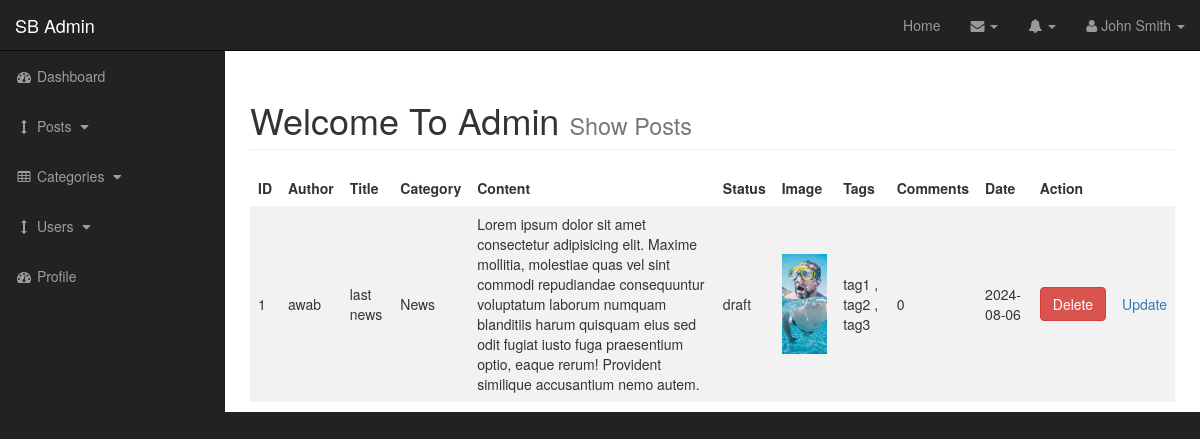
Before: /admin/posts/show.php with the older database file.
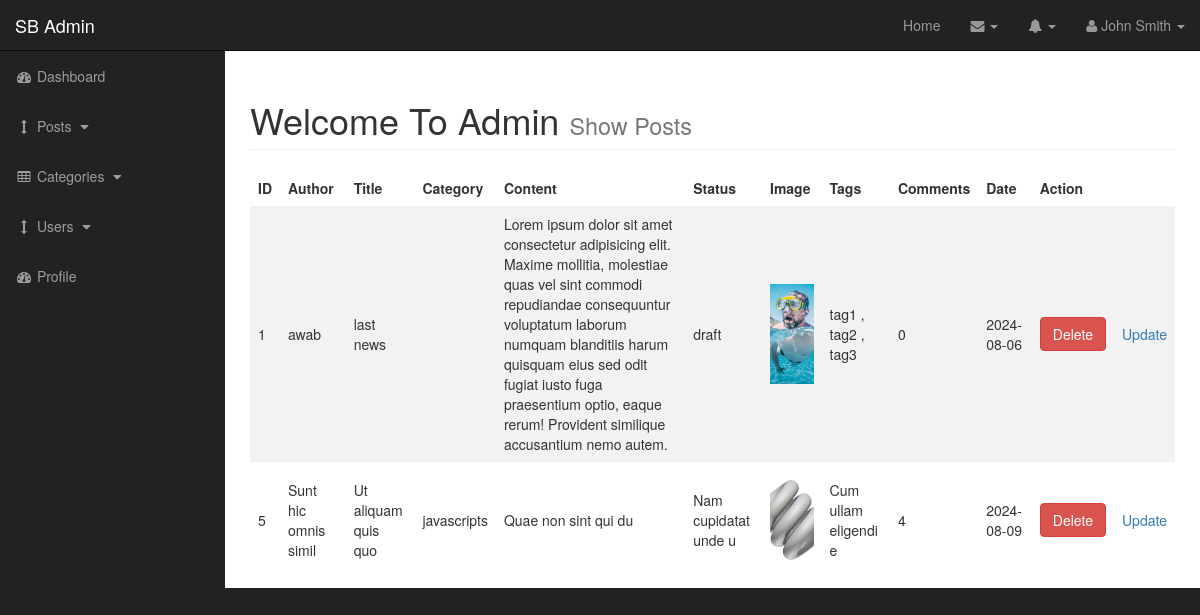
After: the same page with the newer database file.
### tables this page shows
CREATE TABLE `posts` (
  `post_id` int(3) NOT NULL,
  `post_cat_id` int(3) NOT NULL,
  `post_title` varchar(225) NOT NULL,
  `post_author` varchar(225) NOT NULL,
  `post_user` varchar(225) NOT NULL,
  `post_date` date NOT NULL,
  `post_image` text NOT NULL,
  `post_content` text NOT NULL,
  `post_tags` varchar(225) NOT NULL,
  `post_comment_count` int(11) NOT NULL,
  `post_status` varchar(225) NOT NULL DEFAULT 'draft',
  `post_views_count` int(11) NOT NULL
);

CREATE TABLE `category` (
  `cat_id` int(11) NOT NULL,
  `cat_title` varchar(255) NOT NULL
);

### admin/functions.php (the view, shortened to what this page needs)
<?php
function showAllPosts(){
    global  $connection ;
$query = "SELECT * FROM posts ";
$select_all_posts = mysqli_query($connection , $query);
while($all_posts = mysqli_fetch_assoc($select_all_posts)) : ?>
<tr>
    <td><?php echo $all_posts['post_id']; ?></td>
    <td><?php echo $all_posts['post_author']; ?></td>
    <td><?php echo $all_posts['post_title']; ?></td>
    <td><?php
     $post_cat_id = $all_posts['post_cat_id'];
     $query = "SELECT * FROM category";
     $select_categories = mysqli_query($connection, $query);
     while ($row = mysqli_fetch_assoc($select_categories)) {
         $cat_id = $row['cat_id'];
         $cat_title = $row['cat_title'];
         if ( $post_cat_id == $cat_id  ) {
             echo $cat_title;
           }
     }
 ?></td>
    <td><?php echo $all_posts['post_content']; ?></td>
    <td><?php echo $all_posts['post_status']; ?></td>
    <td>
        <img style="width: 100px; height: 100px; object-fit: cover; " class="img-responsive"
            src="../..//images/<?= $all_posts['post_image'] ?>" alt="" />
    </td>
    <td><?php echo $all_posts['post_tags']; ?></td>
    <td><?php echo $all_posts['post_comment_count']; ?></td>
    <td><?php echo $all_posts['post_date']; ?></td>
    <td><a href="show.php?delete=<?php echo $all_posts['post_id']; ?>" class="btn btn-danger">Delete
    </td>
    <td>
        <a href="edit.php?edit=<?php echo $all_posts['post_id'];?>"> Update </a>
    </td>
</tr>
<?php endwhile;
}
?>

### admin/header.php (shortened to what this page needs)
<?php
include 'includes/db.php';
include 'functions.php';
?>
<!DOCTYPE html>
<html lang="en">
<head>
    <link href="<?php echo BASE_URL; ?>/admin/css/bootstrap.min.css" rel="stylesheet">
    <link href="<?php echo BASE_URL; ?>/admin/css/sb-admin.css" rel="stylesheet">
    <link href="<?php echo BASE_URL; ?>/admin/font-awesome/css/font-awesome.min.css" rel="stylesheet" type="text/css">
</head>
<body>
    <div id="wrapper">
        <nav class="navbar navbar-inverse navbar-fixed-top" role="navigation">
            <div class="navbar-header">
                <a class="navbar-brand" href="/">SB Admin</a>
            </div>
            <ul class="nav navbar-right top-nav">
                <li><a href="../index.php">Home</a></li>
                <li class="dropdown">
                    <a href="#" class="dropdown-toggle" data-toggle="dropdown"><i class="fa fa-envelope"></i> <b
                            class="caret"></b></a>
                </li>
                <li class="dropdown">
                    <a href="#" class="dropdown-toggle" data-toggle="dropdown"><i class="fa fa-bell"></i> <b
                            class="caret"></b></a>
                </li>
                <li class="dropdown">
                    <a href="#" class="dropdown-toggle" data-toggle="dropdown"><i class="fa fa-user"></i> John Smith <b
                            class="caret"></b></a>
                </li>
            </ul>
            <?php include 'sidebar.php' ?>
        </nav>

### admin/sidebar.php (shortened to what this page needs)
<div class="collapse navbar-collapse navbar-ex1-collapse">
    <ul class="nav navbar-nav side-nav">
        <li>
            <a href="#"><i class="fa fa-fw fa-dashboard"></i> Dashboard</a>
        </li>
        <li>
            <a href="javascript:;" data-toggle="collapse" data-target="#demo"><i class="fa fa-fw fa-arrows-v"></i> Posts
                <i class="fa fa-fw fa-caret-down"></i></a>
        </li>
        <li>
            <a href="javascript:;" data-toggle="collapse" data-target="#Categories"><i class="fa fa-fw fa-table"></i>
                Categories <i class="fa fa-fw fa-caret-down"></i></a>
        </li>
        <li>
            <a href="javascript:;" data-toggle="collapse" data-target="#user"><i class="fa fa-fw fa-arrows-v"></i> Users
                <i class="fa fa-fw fa-caret-down"></i></a>
        </li>
        <li>
            <a href="index-rtl.html"><i class="fa fa-fw fa-dashboard"></i> Profile</a>
        </li>
    </ul>
</div>

### admin/posts/show.php
<?php
include '../header.php' ;
?>
<div id="page-wrapper">
    <div class="container-fluid">
        <h1 class="page-header">
            Welcome To Admin
            <small> Show Posts</small>
        </h1>
        <div style="border colapse  overflow-x: auto;">
            <table id="myTable">
                <tr>
                    <th>ID</th>
                    <th>Author</th>
                    <th> Title</th>
                    <th>Category</th>
                    <th> Content</th>
                    <th>Status</th>
                    <th>Image</th>
                    <th>Tags</th>
                    <th>Comments</th>
                    <th>Date</th>
                    <th colspan="2">Action</th>
                </tr>
                <?php  showAllPosts(); ?>
            </table>
        </div>
    </div>
</div>
<?php include '../footer.php' ;
?>

### admin/footer.php (shortened to what this page needs)
</body>
</html>

### admin/css/sb-admin.css (style rules this page uses)
body { margin-top: 100px; background-color: #222; }
@media (min-width:768px) { body { margin-top: 50px; } }
#wrapper { padding-left: 0; }
#page-wrapper { width: 100%; padding: 0; background-color: #fff; }
@media (min-width:768px) { #wrapper { padding-left: 225px; } }
@media (min-width:768px) { #page-wrapper { padding: 10px; } }
.top-nav { padding: 0 15px; }
.top-nav>li { display: inline-block; float: left; }
.top-nav>li>a { padding-top: 15px; padding-bottom: 15px; line-height: 20px; color: #999; }
@media (min-width:768px) { .side-nav { position: fixed; top: 51px; left: 225px; width: 225px; margin-left: -225px; border: none; border-radius: 0; overflow-y: auto; background-color: #222; } }
@media (min-width:768px) { .side-nav>li>a { width: 225px; } }

### admin/header.php (style rules this page uses)
table { border-collapse: collapse; width: 100%; }
th, td { text-align: left; padding: 8px; }
tr:nth-child(even) { background-color: #f2f2f2; }

Changed rows visible on the page:
removed category: cat_title "News", shown under posts "awab"
added posts: post_id "5", post_author "Sunt hic omnis simil", post_title "Ut aliquam quis quo", post_content "Quae non sint qui du", post_status "Nam cupidatat unde u", post_image (picture), post_tags "Cum ullam eligendi e", post_comment_count "4", post_date "2024-08-09"
now on this page (row unchanged): category: cat_title "javascripts", shown under "5"
